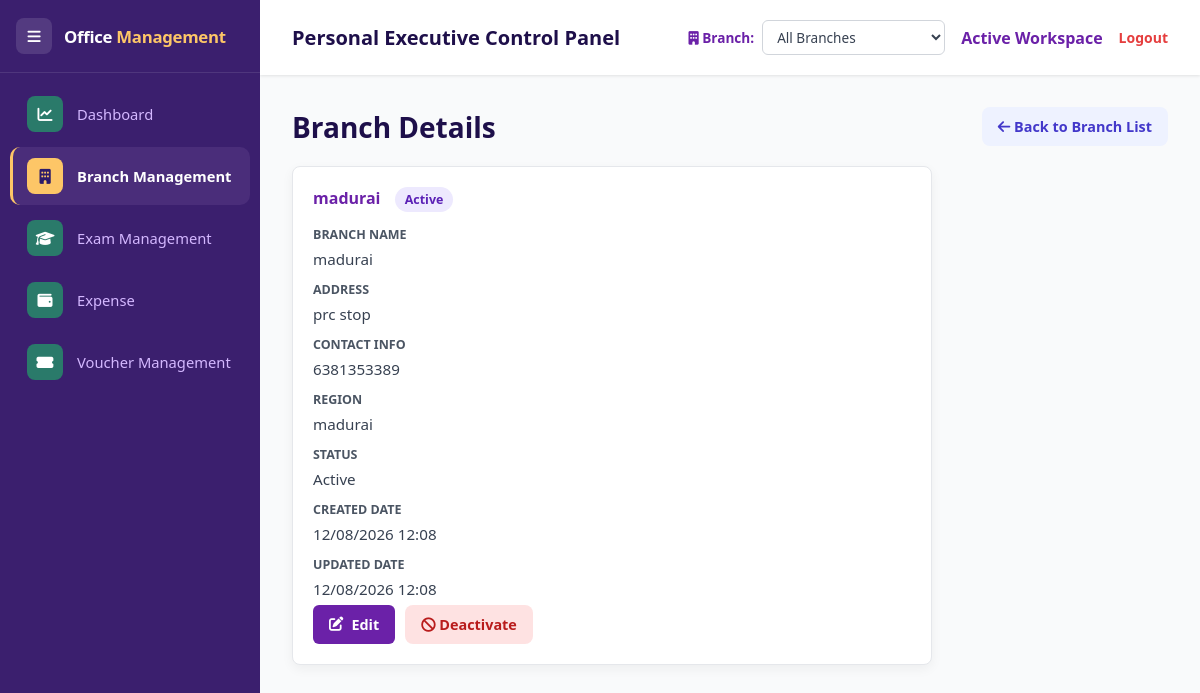
Page /branches/1 on the committed database.
### apps/models.py (models this page shows)
class Branch(db.Model):
    id = db.Column(db.Integer, primary_key=True)
    branch_name = db.Column(db.String(150), unique=True, nullable=False)
    address = db.Column(db.String(300), nullable=True)
    contact_info = db.Column(db.String(150), nullable=True)
    region = db.Column(db.String(100), nullable=True)
    status = db.Column(db.String(20), default='Active')  # Active, Inactive
    created_at = db.Column(db.DateTime, default=datetime.utcnow)
    updated_at = db.Column(db.DateTime, default=datetime.utcnow, onupdate=datetime.utcnow)
    name = synonym('branch_name')
    location = synonym('address')

### apps/branches/routes.py (the view)
@branches_bp.route('/branches/<int:branch_id>')
def branch_detail(branch_id):
    branch = Branch.query.get_or_404(branch_id)
    return render_template('branch_detail.html', branch=branch)

### apps/branches/routes.py (called while the page is built)
@branches_bp.app_context_processor
def inject_branch_switcher():
    try:
        switcher_branches = Branch.query.order_by(Branch.branch_name.asc()).all()
    except Exception:
        switcher_branches = []
    return {
        'switcher_branches': switcher_branches,
        'active_branch_id': session.get('active_branch_id'),
        'active_branch_name': session.get('active_branch_name', 'All Branches'),
    }

### templates/branch_detail.html
{% extends "base.html" %}
{% block content %}
<div class="module-header">
    <h2>Branch Details</h2>
    <a href="{{ url_for('branches.branch_list') }}" class="btn-secondary"><i class="fas fa-arrow-left"></i> Back to Branch List</a>
</div>
<div class="panel" style="max-width:640px;">
    <h3>{{ branch.branch_name }}
        <span class="status-pill" style="margin-left:10px;{% if branch.status == 'Inactive' %}background:#fee2e2;color:#dc2626;{% endif %}">{{ branch.status }}</span>
    </h3>
    <div class="form-grid" style="margin-top:10px;">
        <div class="form-row">
            <label>Branch Name</label>
            <div class="muted" style="color:#374151;font-size:0.95rem;">{{ branch.branch_name }}</div>
        </div>
        <div class="form-row">
            <label>Address</label>
            <div class="muted" style="color:#374151;font-size:0.95rem;">{{ branch.address or '-' }}</div>
        </div>
        <div class="form-row">
            <label>Contact Info</label>
            <div class="muted" style="color:#374151;font-size:0.95rem;">{{ branch.contact_info or '-' }}</div>
        </div>
        <div class="form-row">
            <label>Region</label>
            <div class="muted" style="color:#374151;font-size:0.95rem;">{{ branch.region or '-' }}</div>
        </div>
        <div class="form-row">
            <label>Status</label>
            <div class="muted" style="color:#374151;font-size:0.95rem;">{{ branch.status }}</div>
        </div>
        <div class="form-row">
            <label>Created Date</label>
            <div class="muted" style="color:#374151;font-size:0.95rem;">{{ branch.created_at.strftime('%d/%m/%Y %H:%M') if branch.created_at else '-' }}</div>
        </div>
        <div class="form-row">
            <label>Updated Date</label>
            <div class="muted" style="color:#374151;font-size:0.95rem;">{{ branch.updated_at.strftime('%d/%m/%Y %H:%M') if branch.updated_at else '-' }}</div>
        </div>
    </div>
    <div class="button-row">
        <a class="btn-primary" href="{{ url_for('branches.branch_edit', branch_id=branch.id) }}"><i class="fas fa-edit"></i> Edit</a>
        {% if branch.status == 'Active' %}
        <form action="{{ url_for('branches.branch_deactivate', branch_id=branch.id) }}" method="POST" onsubmit="return confirm('Are you sure you want to deactivate this branch?');">
            <button type="submit" class="btn-danger"><i class="fas fa-ban"></i> Deactivate</button>
        </form>
        {% else %}
        <form action="{{ url_for('branches.branch_activate', branch_id=branch.id) }}" method="POST" onsubmit="return confirm('Activate this branch again?');">
            <button type="submit" class="btn-secondary"><i class="fas fa-check"></i> Activate</button>
        </form>
        {% endif %}
    </div>
</div>
{% endblock %}

### static/css/style.css (style rules this page uses)
:root { --primary-purple: #6B21A8; --dark-purple: #1e0f4a; --accent-pink: #EC4899; --light-pink: #FCE7F3; --bg-slate: #F9FAFB; --text-dark: #1F2937; --sidebar-width: 260px; }
* { margin: 0; padding: 0; box-sizing: border-box; font-family: 'Segoe UI', Tahoma, Geneva, Verdana, sans-serif; }
body { background-color: var(--bg-slate); color: var(--text-dark); display: flex; height: 100vh; overflow: hidden; }
.module-header { display:flex;justify-content:space-between;align-items:center;gap:16px;margin-bottom:20px;flex-wrap:wrap; }
.module-header h2 { color:var(--dark-purple);font-size:1.75rem; }
.panel { background:#fff;border:1px solid #e5e7eb;border-radius:8px;padding:20px;box-shadow:0 4px 12px rgba(0,0,0,0.05); }
.panel h3 { font-size:1rem;color:var(--primary-purple);margin-bottom:14px; }
.form-grid { display:grid;grid-template-columns:1fr;gap:12px; }
.form-row { display:flex;flex-direction:column;gap:6px; }
.form-row label { font-size:0.78rem;font-weight:700;color:#4b5563;text-transform:uppercase; }
.button-row { display:flex;gap:10px;flex-wrap:wrap;margin-top:6px; }
.btn-primary,.btn-secondary,.btn-danger { border:none;border-radius:6px;padding:10px 16px;font-weight:700;text-decoration:none;cursor:pointer;display:inline-flex;align-items:center;justify-content:center;gap:8px;font-size:0.9rem; }
.btn-primary { background:var(--primary-purple);color:#fff; }
.btn-secondary { background:#e5e7eb;color:#1f2937; }
.btn-danger { background:#dc2626;color:#fff; }
.status-pill { display:inline-flex;border-radius:999px;padding:4px 10px;background:#ede9fe;color:#5b21b6;font-weight:700;font-size:0.78rem; }
.muted { color:#6b7280;font-size:0.9rem; }
.btn-secondary,.btn-danger { display:inline-block;padding:10px 16px;border-radius:8px;text-decoration:none;font-weight:700;border:0;cursor:pointer }
.btn-secondary { background:#eef2ff;color:#4338ca }
.btn-danger { background:#fee2e2;color:#b91c1c }

### rows in the picture
Branch: branch_name "madurai", status "Active", address "prc stop", contact_info "6381353389", region "madurai", created_at "12/08/2026 12:08", updated_at "12/08/2026 12:08"
